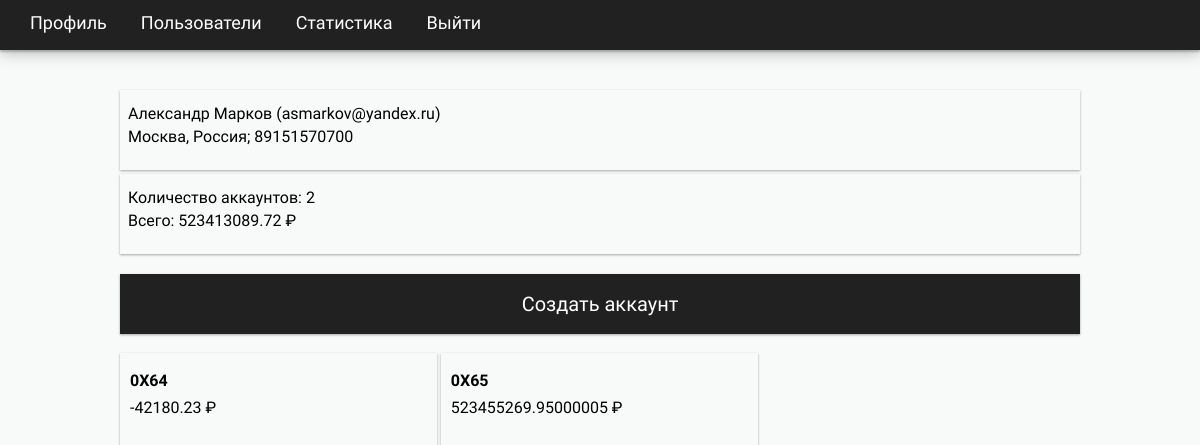
Page /users/god/ (signed in) on the committed database.
### finance/models.py (models this page shows)
class Profile(models.Model):
    class Meta:
        db_table = "Profile"
    name = models.CharField(max_length=25, blank=True)
    surname = models.CharField(max_length=25, blank=True)
    phone = models.CharField(max_length=11, blank=False, default='00000000000')
    address = models.CharField(max_length=50, blank=False, default='Terra Incognito')
    user = models.OneToOneField(
        User,
        on_delete=models.CASCADE,
        related_name='profile',
        primary_key=True
    )

class Account(models.Model):
    class Meta:
        db_table = "Account"
    name = models.CharField(max_length=5, blank=False, primary_key=True)
    user = models.ForeignKey(
        settings.AUTH_USER_MODEL,
        on_delete=models.CASCADE,
        related_name='accounts',
        blank=True,
        null=True
        )

### finance/views.py (the view)
# urls.py: url(r'^users/(?P<username>[a-zA-Z]+)/$', views.render_user_page, name='user'),
@login_required
@require_http_methods(["GET", "POST"])
def render_user_page(request, username):
    if username == request.user.username:
        save_account(request, request.user)
        context = get_user_and_accounts(request.user)
        return render(request, 'finance/user.html', context)
    else:
        raise PermissionDenied

### finance/views.py (called while the page is built)
def get_user_and_accounts(user):
    accounts = list(user.accounts.all())
    account_charges = [list(account.charges.all()) for account in accounts]
    math_total = lambda account_charges: sum([i.value for i in account_charges])
    accs_and_totals = []
    total = 0
    for counter, account in enumerate(accounts):
        tmp = math_total(account_charges[counter])
        accs_and_totals.append([account, tmp])
        total += tmp
    total = round(total, 2)
    return {'user': user, 'accs_and_totals': accs_and_totals, 'number': len(accounts), 'total': total}

### templates/finance/user.html (shortened to what this page needs)
{% extends "finance/base.html" %}
{% load staticfiles %}
{% block content %}
<link rel="stylesheet" href="{% static "user.css" %}" type="text/css">
  <div class="user-info-wrapper" style="margin-top: 90px;">
    <div id='user-info'>{{user.profile.name}}  {{ user.profile.surname }} ({{ user.email }})</div>
    <div id='user-info'> {{ user.profile.address }}; {{ user.profile.phone }}</div>
  </div>
  <div class="user-info-wrapper">
    <div id='user-info'>Количество аккаунтов: {{ number }}</div>
    <div id='user-info'>Всего: {{ total }} ₽</div>
  </div>
  <form action="" method="post">
    <input type="submit" value="Создать аккаунт" name="add-account">
  </form>
  <div class="content">
    {% for acc_and_total in accs_and_totals %}
      <a href="{{ acc_and_total.0.name }}">
        <div class="account-bar">
          <div id="name"><b>{{ acc_and_total.0.name }}</b></div>
          <div id="name"> {{ acc_and_total.1 }} ₽</div>
        </div>
      </a>
    {% endfor %}
  </div>
{% endblock %}

### templates/finance/base.html (shortened to what this page needs)
{% load staticfiles %}
<html>
  <head>
  </head>
  <body>
    <div class="header">
      <div class="menu-item">
        <a href="/users/{{user.username}}"> Профиль </a>
      </div>
      <div class="menu-item">
        <a href="/users">Пользователи</a>
      </div>
      <div class="menu-item">
        <a href="/users/{{user.username}}/statistic">Статистика</a>
      </div>
      <div class="menu-item">
        <a href="/logout">Выйти</a>
      </div>
    </div>
    {% block content %}
    {% endblock %}
  </body>
</html>

### Styles/user.css (style rules this page uses)
body { padding: 0 !important; margin: 0 !important; background-color: #F8F9F9; }
a { color : inherit; quotes : '\201C' '\201D' '\2018' '\2019'; text-decoration : none; }
.header { position: fixed; top: 0; left: 0; right: 0; width: 100%; height: 50px; background-color: #212121; box-shadow: 0 3px 15px rgba(0,0,0,0.25), 0 2px 2px rgba(0,0,0,0.22); transition: all 0.3s cubic-bezier(.25,.8,.25,1); }
.menu-item { font-family: 'Muli', sans-serif; font-size: 18px; color: white; margin-top: 12px; margin-left: 30px; text-align: left; display: inline-block; overflow: auto; }
.user-info-wrapper { width: 80%; margin-left: 10%; margin-top: 4px; height: 70px; padding-top: 10px; box-shadow: 0 1px 3px rgba(0,0,0,0.12), 0 1px 2px rgba(0,0,0,0.24); transition: all 0.3s cubic-bezier(.25,.8,.25,1); }
#user-info { font-family: 'Muli', sans-serif; font-size: 16px; margin-left: 8px; margin-top: 4px; }
input[type=submit] { width: 80%; margin-left: 10%; margin-top: 20px; height: 60px; box-shadow: 0 1px 3px rgba(0,0,0,0.12), 0 1px 2px rgba(0,0,0,0.24); transition: all 0.3s cubic-bezier(.25,.8,.25,1); background-color: #212121; color: white; text-align: center; font-size: 20px; font-family: 'Muli', sans-serif; border: 0; }
.content { width: 80%; margin-left: 10%; margin-top: 5px; }
.account-bar { width: 33%; margin-top: 3px; height: 120px; padding-top: 10px; display: inline-block; box-shadow: 0 1px 3px rgba(0,0,0,0.12), 0 1px 2px rgba(0,0,0,0.24); transition: all 0.3s cubic-bezier(.25,.8,.25,1); }
#name { margin-left: 10px; margin-top: 8px; font-family: 'Muli', sans-serif; }

### rows in the picture
Account: name "0X64", acc_and_total "-42180.23"
Account: name "0X65", acc_and_total "523455269.95000005"

### other values in the picture
{{ user.profile.name }} "Александр"
{{ user.profile.surname }} "Марков"
{{ user.email }} "asmarkov@yandex.ru"
{{ user.profile.address }} "Москва, Россия"
{{ user.profile.phone }} "89151570700"
{{ number }} "2"
{{ total }} "523413089.72"
